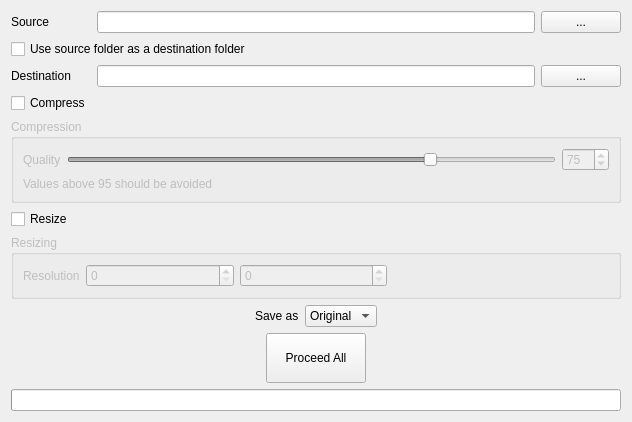
<?xml version="1.0" encoding="UTF-8"?>
<ui version="4.0">
 <class>Form</class>
 <widget class="QWidget" name="Form">
  <property name="windowModality">
   <enum>Qt::NonModal</enum>
  </property>
  <property name="enabled">
   <bool>true</bool>
  </property>
  <property name="geometry">
   <rect>
    <x>0</x>
    <y>0</y>
    <width>632</width>
    <height>393</height>
   </rect>
  </property>
  <property name="windowTitle">
   <string>Compressio</string>
  </property>
  <property name="windowIcon">
   <iconset>
    <normaloff>src/icon.svg</normaloff>src/icon.svg</iconset>
  </property>
  <layout class="QVBoxLayout" name="verticalLayout">
   <item>
    <layout class="QGridLayout" name="gridLayout" columnstretch="0,0,0">
     <property name="sizeConstraint">
      <enum>QLayout::SetDefaultConstraint</enum>
     </property>
     <item row="2" column="1">
      <widget class="QLineEdit" name="destinationEntry"/>
     </item>
     <item row="2" column="2">
      <widget class="QPushButton" name="destinationBtn">
       <property name="sizePolicy">
        <sizepolicy hsizetype="Minimum" vsizetype="Fixed">
         <horstretch>0</horstretch>
         <verstretch>0</verstretch>
        </sizepolicy>
       </property>
       <property name="maximumSize">
        <size>
         <width>16777215</width>
         <height>16777215</height>
        </size>
       </property>
       <property name="text">
        <string>...</string>
       </property>
      </widget>
     </item>
     <item row="0" column="0">
      <widget class="QLabel" name="sourceLabel">
       <property name="text">
        <string>Source</string>
       </property>
      </widget>
     </item>
     <item row="0" column="2">
      <widget class="QPushButton" name="sourceBtn">
       <property name="maximumSize">
        <size>
         <width>16777215</width>
         <height>16777215</height>
        </size>
       </property>
       <property name="layoutDirection">
        <enum>Qt::LeftToRight</enum>
       </property>
       <property name="text">
        <string>...</string>
       </property>
      </widget>
     </item>
     <item row="0" column="1">
      <widget class="QLineEdit" name="sourceEntry"/>
     </item>
     <item row="1" column="0" colspan="3">
      <widget class="QCheckBox" name="overwriteCheck">
       <property name="text">
        <string>Use source folder as a destination folder</string>
       </property>
      </widget>
     </item>
     <item row="3" column="0">
      <widget class="QCheckBox" name="compressCheck">
       <property name="text">
        <string>Compress</string>
       </property>
      </widget>
     </item>
     <item row="2" column="0">
      <widget class="QLabel" name="destinationLbl">
       <property name="text">
        <string>Destination</string>
       </property>
      </widget>
     </item>
    </layout>
   </item>
   <item>
    <widget class="QGroupBox" name="compressGB">
     <property name="enabled">
      <bool>false</bool>
     </property>
     <property name="title">
      <string>Compression</string>
     </property>
     <layout class="QGridLayout" name="gridLayout_2" columnstretch="0,0,0">
      <item row="1" column="0" colspan="3">
       <widget class="QLabel" name="label">
        <property name="text">
         <string>Values above 95 should be avoided</string>
        </property>
       </widget>
      </item>
      <item row="0" column="0">
       <widget class="QLabel" name="qualityLbl">
        <property name="text">
         <string>Quality</string>
        </property>
       </widget>
      </item>
      <item row="0" column="1">
       <widget class="QSlider" name="qualitySlider">
        <property name="maximum">
         <number>100</number>
        </property>
        <property name="value">
         <number>75</number>
        </property>
        <property name="orientation">
         <enum>Qt::Horizontal</enum>
        </property>
       </widget>
      </item>
      <item row="0" column="2">
       <widget class="QSpinBox" name="qualitySpinbox">
        <property name="maximum">
         <number>100</number>
        </property>
        <property name="value">
         <number>75</number>
        </property>
       </widget>
      </item>
     </layout>
    </widget>
   </item>
   <item>
    <widget class="QCheckBox" name="resizeCheck">
     <property name="text">
      <string>Resize</string>
     </property>
    </widget>
   </item>
   <item>
    <widget class="QGroupBox" name="resizeGB">
     <property name="enabled">
      <bool>false</bool>
     </property>
     <property name="title">
      <string>Resizing</string>
     </property>
     <layout class="QHBoxLayout" name="horizontalLayout_3" stretch="0,2,2,3">
      <item>
       <widget class="QLabel" name="resolutionLbl">
        <property name="text">
         <string>Resolution</string>
        </property>
       </widget>
      </item>
      <item>
       <widget class="QSpinBox" name="widthSpinbox">
        <property name="maximum">
         <number>10000</number>
        </property>
       </widget>
      </item>
      <item>
       <widget class="QSpinBox" name="heightSpinbox">
        <property name="maximum">
         <number>10000</number>
        </property>
       </widget>
      </item>
      <item>
       <spacer name="horizontalSpacer">
        <property name="orientation">
         <enum>Qt::Horizontal</enum>
        </property>
        <property name="sizeHint" stdset="0">
         <size>
          <width>40</width>
          <height>20</height>
         </size>
        </property>
       </spacer>
      </item>
     </layout>
    </widget>
   </item>
   <item>
    <layout class="QHBoxLayout" name="horizontalLayout_4">
     <item>
      <spacer name="horizontalSpacer_2">
       <property name="orientation">
        <enum>Qt::Horizontal</enum>
       </property>
       <property name="sizeHint" stdset="0">
        <size>
         <width>40</width>
         <height>20</height>
        </size>
       </property>
      </spacer>
     </item>
     <item>
      <widget class="QLabel" name="saveasLbl">
       <property name="text">
        <string>Save as</string>
       </property>
      </widget>
     </item>
     <item>
      <widget class="QComboBox" name="formatBox">
       <item>
        <property name="text">
         <string>Original</string>
        </property>
       </item>
       <item>
        <property name="text">
         <string>PNG</string>
        </property>
       </item>
       <item>
        <property name="text">
         <string>JPEG</string>
        </property>
       </item>
      </widget>
     </item>
     <item>
      <spacer name="horizontalSpacer_3">
       <property name="orientation">
        <enum>Qt::Horizontal</enum>
       </property>
       <property name="sizeHint" stdset="0">
        <size>
         <width>40</width>
         <height>20</height>
        </size>
       </property>
      </spacer>
     </item>
    </layout>
   </item>
   <item>
    <layout class="QHBoxLayout" name="horizontalLayout_5">
     <item>
      <spacer name="horizontalSpacer_4">
       <property name="orientation">
        <enum>Qt::Horizontal</enum>
       </property>
       <property name="sizeHint" stdset="0">
        <size>
         <width>40</width>
         <height>20</height>
        </size>
       </property>
      </spacer>
     </item>
     <item>
      <widget class="QPushButton" name="proceedAllBtn">
       <property name="minimumSize">
        <size>
         <width>100</width>
         <height>50</height>
        </size>
       </property>
       <property name="text">
        <string>Proceed All</string>
       </property>
      </widget>
     </item>
     <item>
      <spacer name="horizontalSpacer_5">
       <property name="orientation">
        <enum>Qt::Horizontal</enum>
       </property>
       <property name="sizeType">
        <enum>QSizePolicy::Expanding</enum>
       </property>
       <property name="sizeHint" stdset="0">
        <size>
         <width>50</width>
         <height>20</height>
        </size>
       </property>
      </spacer>
     </item>
    </layout>
   </item>
   <item>
    <widget class="QProgressBar" name="progressBar">
     <property name="autoFillBackground">
      <bool>false</bool>
     </property>
     <property name="value">
      <number>0</number>
     </property>
     <property name="textVisible">
      <bool>false</bool>
     </property>
    </widget>
   </item>
  </layout>
 </widget>
 <resources/>
 <connections>
  <connection>
   <sender>qualitySlider</sender>
   <signal>valueChanged(int)</signal>
   <receiver>qualitySpinbox</receiver>
   <slot>setValue(int)</slot>
   <hints>
    <hint type="sourcelabel">
     <x>138</x>
     <y>148</y>
    </hint>
    <hint type="destinationlabel">
     <x>448</x>
     <y>149</y>
    </hint>
   </hints>
  </connection>
  <connection>
   <sender>qualitySpinbox</sender>
   <signal>valueChanged(int)</signal>
   <receiver>qualitySlider</receiver>
   <slot>setValue(int)</slot>
   <hints>
    <hint type="sourcelabel">
     <x>448</x>
     <y>149</y>
    </hint>
    <hint type="destinationlabel">
     <x>138</x>
     <y>148</y>
    </hint>
   </hints>
  </connection>
  <connection>
   <sender>compressCheck</sender>
   <signal>toggled(bool)</signal>
   <receiver>compressGB</receiver>
   <slot>setEnabled(bool)</slot>
   <hints>
    <hint type="sourcelabel">
     <x>44</x>
     <y>99</y>
    </hint>
    <hint type="destinationlabel">
     <x>242</x>
     <y>142</y>
    </hint>
   </hints>
  </connection>
  <connection>
   <sender>resizeCheck</sender>
   <signal>toggled(bool)</signal>
   <receiver>resizeGB</receiver>
   <slot>setEnabled(bool)</slot>
   <hints>
    <hint type="sourcelabel">
     <x>242</x>
     <y>184</y>
    </hint>
    <hint type="destinationlabel">
     <x>242</x>
     <y>225</y>
    </hint>
   </hints>
  </connection>
  <connection>
   <sender>overwriteCheck</sender>
   <signal>toggled(bool)</signal>
   <receiver>destinationLbl</receiver>
   <slot>setDisabled(bool)</slot>
   <hints>
    <hint type="sourcelabel">
     <x>256</x>
     <y>47</y>
    </hint>
    <hint type="destinationlabel">
     <x>44</x>
     <y>73</y>
    </hint>
   </hints>
  </connection>
  <connection>
   <sender>overwriteCheck</sender>
   <signal>toggled(bool)</signal>
   <receiver>destinationEntry</receiver>
   <slot>setDisabled(bool)</slot>
   <hints>
    <hint type="sourcelabel">
     <x>256</x>
     <y>47</y>
    </hint>
    <hint type="destinationlabel">
     <x>253</x>
     <y>72</y>
    </hint>
   </hints>
  </connection>
  <connection>
   <sender>overwriteCheck</sender>
   <signal>toggled(bool)</signal>
   <receiver>destinationBtn</receiver>
   <slot>setDisabled(bool)</slot>
   <hints>
    <hint type="sourcelabel">
     <x>256</x>
     <y>47</y>
    </hint>
    <hint type="destinationlabel">
     <x>465</x>
     <y>73</y>
    </hint>
   </hints>
  </connection>
 </connections>
 <slots>
  <slot>setEnabled()</slot>
 </slots>
</ui>
